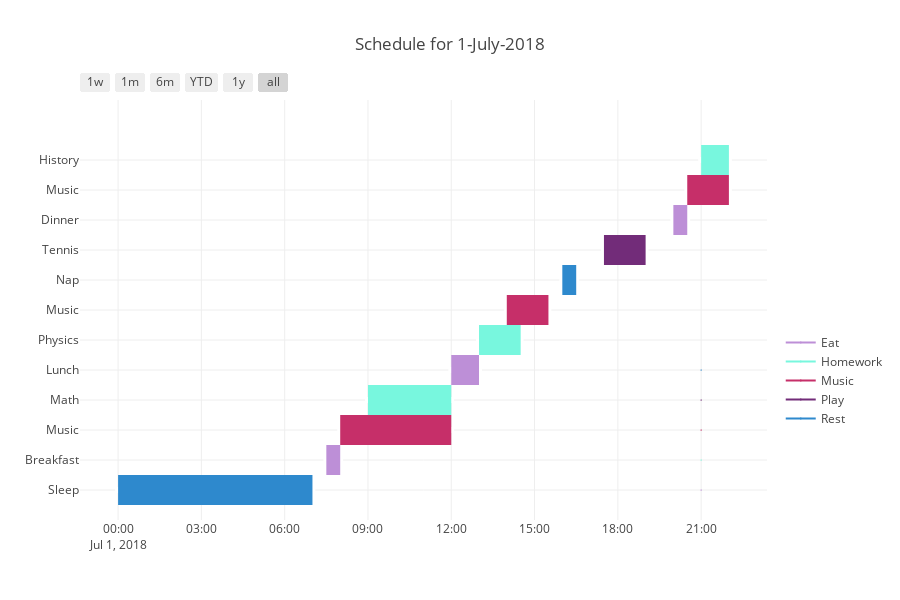

This figure's notebook cell:
### Code cell
fig = ff.create_gantt(schedule,
                      title='Schedule for 1-July-2018',
                      
                      colors=color_list, 
                      index_col='Category',
                      show_colorbar=True,
                      
                      bar_width=0.5, 
                      showgrid_x=True, 
                      showgrid_y=True)

offline.iplot(fig)

### Figure 1 — Plotly figure (JSON) as saved in the notebook; plotly's stock layout.template omitted (floating-point values rounded to 4 significant figures)
{"data": [{"marker": {"color": "white"}, "name": "", "type": "scatter", "uid": "27a301fd-dabf-4da2-9583-5674cf7181c9", "x": ["2018-07-01 0:00:00", "2018-07-01 7:00:00"], "y": [0, 0]}, {"marker": {"color": "white"}, "name": "", "type": "scatter", "uid": "fc2ec31a-166d-4d36-a968-d1d5e2efb518", "x": ["2018-07-01 7:30:00", "2018-07-01 8:00:00"], "y": [1, 1]}, {"marker": {"color": "white"}, "name": "", "type": "scatter", "uid": "1e7b19d9-443c-4260-82bb-438af0667d6f", "x": ["2018-07-01 8:00:00", "2018-07-01 12:00:00"], "y": [2, 2]}, {"marker": {"color": "white"}, "name": "", "type": "scatter", "uid": "625f3b32-2229-40ee-9747-275c01d8f5f2", "x": ["2018-07-01 9:00:00", "2018-07-01 12:00:00"], "y": [3, 3]}, {"marker": {"color": "white"}, "name": "", "type": "scatter", "uid": "df4fde99-3aeb-4714-b2d9-6f7f8744dc30", "x": ["2018-07-01 12:00:00", "2018-07-01 13:00:00"], "y": [4, 4]}, {"marker": {"color": "white"}, "name": "", "type": "scatter", "uid": "c483de50-ca59-4b7b-88ca-e948ea4bfe06", "x": ["2018-07-01 13:00:00", "2018-07-01 14:30:00"], "y": [5, 5]}, {"marker": {"color": "white"}, "name": "", "type": "scatter", "uid": "93fd69ec-1385-4074-a534-1a9c99013f25", "x": ["2018-07-01 14:00:00", "2018-07-01 15:30:00"], "y": [6, 6]}, {"marker": {"color": "white"}, "name": "", "type": "scatter", "uid": "8d8bdb0b-628f-4e67-80e9-a66a28b0467d", "x": ["2018-07-01 16:00:00", "2018-07-01 16:30:00"], "y": [7, 7]}, {"marker": {"color": "white"}, "name": "", "type": "scatter", "uid": "025aff4d-2594-444f-ad2b-a86d50e5d2b6", "x": ["2018-07-01 17:30:00", "2018-07-01 19:00:00"], "y": [8, 8]}, {"marker": {"color": "white"}, "name": "", "type": "scatter", "uid": "c8e2131d-8006-4705-a4fe-2d9f4fd3fe80", "x": ["2018-07-01 20:00:00", "2018-07-01 20:30:00"], "y": [9, 9]}, {"marker": {"color": "white"}, "name": "", "type": "scatter", "uid": "7e8a9f31-7474-4677-88e9-f15863af4b98", "x": ["2018-07-01 20:30:00", "2018-07-01 22:00:00"], "y": [10, 10]}, {"marker": {"color": "white"}, "name": "", "type": "scatter", "uid": "d0bb19e9-c4dc-4961-a5a3-21f9983e2def", "x": ["2018-07-01 21:00:00", "2018-07-01 22:00:00"], "y": [11, 11]}, {"hoverinfo": "none", "marker": {"color": "rgb(189, 143, 215)", "size": 1}, "name": "Eat", "showlegend": true, "type": "scatter", "uid": "46012dbf-69bc-400a-b87e-95ed5b90ad8f", "x": ["2018-07-01 21:00:00", "2018-07-01 21:00:00"], "y": [0, 0]}, {"hoverinfo": "none", "marker": {"color": "rgb(120, 247, 222)", "size": 1}, "name": "Homework", "showlegend": true, "type": "scatter", "uid": "8d8880e6-861d-4624-8c9b-b3b33bb0ad20", "x": ["2018-07-01 21:00:00", "2018-07-01 21:00:00"], "y": [1, 1]}, {"hoverinfo": "none", "marker": {"color": "rgb(198, 47, 105)", "size": 1}, "name": "Music", "showlegend": true, "type": "scatter", "uid": "86e504ec-9946-4410-9e79-d530598c5678", "x": ["2018-07-01 21:00:00", "2018-07-01 21:00:00"], "y": [2, 2]}, {"hoverinfo": "none", "marker": {"color": "rgb(114, 44, 121)", "size": 1}, "name": "Play", "showlegend": true, "type": "scatter", "uid": "b6a42c20-1f46-408e-9d51-29e0d07dbd39", "x": ["2018-07-01 21:00:00", "2018-07-01 21:00:00"], "y": [3, 3]}, {"hoverinfo": "none", "marker": {"color": "rgb(46, 137, 205)", "size": 1}, "name": "Rest", "showlegend": true, "type": "scatter", "uid": "face288e-961a-4897-9991-5a2867c48f97", "x": ["2018-07-01 21:00:00", "2018-07-01 21:00:00"], "y": [4, 4]}], "layout": {"height": 600, "hovermode": "closest", "shapes": [{"fillcolor": "rgb(46, 137, 205)", "line": {"width": 0}, "opacity": 1, "type": "rect", "x0": "2018-07-01 0:00:00", "x1": "2018-07-01 7:00:00", "xref": "x", "y0": -0.5, "y1": 0.5, "yref": "y"}, {"fillcolor": "rgb(189, 143, 215)", "line": {"width": 0}, "opacity": 1, "type": "rect", "x0": "2018-07-01 7:30:00", "x1": "2018-07-01 8:00:00", "xref": "x", "y0": 0.5, "y1": 1.5, "yref": "y"}, {"fillcolor": "rgb(198, 47, 105)", "line": {"width": 0}, "opacity": 1, "type": "rect", "x0": "2018-07-01 8:00:00", "x1": "2018-07-01 12:00:00", "xref": "x", "y0": 1.5, "y1": 2.5, "yref": "y"}, {"fillcolor": "rgb(120, 247, 222)", "line": {"width": 0}, "opacity": 1, "type": "rect", "x0": "2018-07-01 9:00:00", "x1": "2018-07-01 12:00:00", "xref": "x", "y0": 2.5, "y1": 3.5, "yref": "y"}, {"fillcolor": "rgb(189, 143, 215)", "line": {"width": 0}, "opacity": 1, "type": "rect", "x0": "2018-07-01 12:00:00", "x1": "2018-07-01 13:00:00", "xref": "x", "y0": 3.5, "y1": 4.5, "yref": "y"}, {"fillcolor": "rgb(120, 247, 222)", "line": {"width": 0}, "opacity": 1, "type": "rect", "x0": "2018-07-01 13:00:00", "x1": "2018-07-01 14:30:00", "xref": "x", "y0": 4.5, "y1": 5.5, "yref": "y"}, {"fillcolor": "rgb(198, 47, 105)", "line": {"width": 0}, "opacity": 1, "type": "rect", "x0": "2018-07-01 14:00:00", "x1": "2018-07-01 15:30:00", "xref": "x", "y0": 5.5, "y1": 6.5, "yref": "y"}, {"fillcolor": "rgb(46, 137, 205)", "line": {"width": 0}, "opacity": 1, "type": "rect", "x0": "2018-07-01 16:00:00", "x1": "2018-07-01 16:30:00", "xref": "x", "y0": 6.5, "y1": 7.5, "yref": "y"}, {"fillcolor": "rgb(114, 44, 121)", "line": {"width": 0}, "opacity": 1, "type": "rect", "x0": "2018-07-01 17:30:00", "x1": "2018-07-01 19:00:00", "xref": "x", "y0": 7.5, "y1": 8.5, "yref": "y"}, {"fillcolor": "rgb(189, 143, 215)", "line": {"width": 0}, "opacity": 1, "type": "rect", "x0": "2018-07-01 20:00:00", "x1": "2018-07-01 20:30:00", "xref": "x", "y0": 8.5, "y1": 9.5, "yref": "y"}, {"fillcolor": "rgb(198, 47, 105)", "line": {"width": 0}, "opacity": 1, "type": "rect", "x0": "2018-07-01 20:30:00", "x1": "2018-07-01 22:00:00", "xref": "x", "y0": 9.5, "y1": 10.5, "yref": "y"}, {"fillcolor": "rgb(120, 247, 222)", "line": {"width": 0}, "opacity": 1, "type": "rect", "x0": "2018-07-01 21:00:00", "x1": "2018-07-01 22:00:00", "xref": "x", "y0": 10.5, "y1": 11.5, "yref": "y"}], "showlegend": true, "title": {"text": "Schedule for 1-July-2018"}, "width": 900, "xaxis": {"rangeselector": {"buttons": [{"count": 7, "label": "1w", "step": "day", "stepmode": "backward"}, {"count": 1, "label": "1m", "step": "month", "stepmode": "backward"}, {"count": 6, "label": "6m", "step": "month", "stepmode": "backward"}, {"count": 1, "label": "YTD", "step": "year", "stepmode": "todate"}, {"count": 1, "label": "1y", "step": "year", "stepmode": "backward"}, {"step": "all"}]}, "showgrid": true, "type": "date", "zeroline": false}, "yaxis": {"autorange": false, "range": [-1, 13], "showgrid": true, "ticktext": ["Sleep", "Breakfast", "Music", "Math", "Lunch", "Physics", "Music", "Nap", "Tennis", "Dinner", "Music", "History"], "tickvals": [0, 1, 2, 3, 4, 5, 6, 7, 8, 9, 10, 11], "zeroline": false}}}
